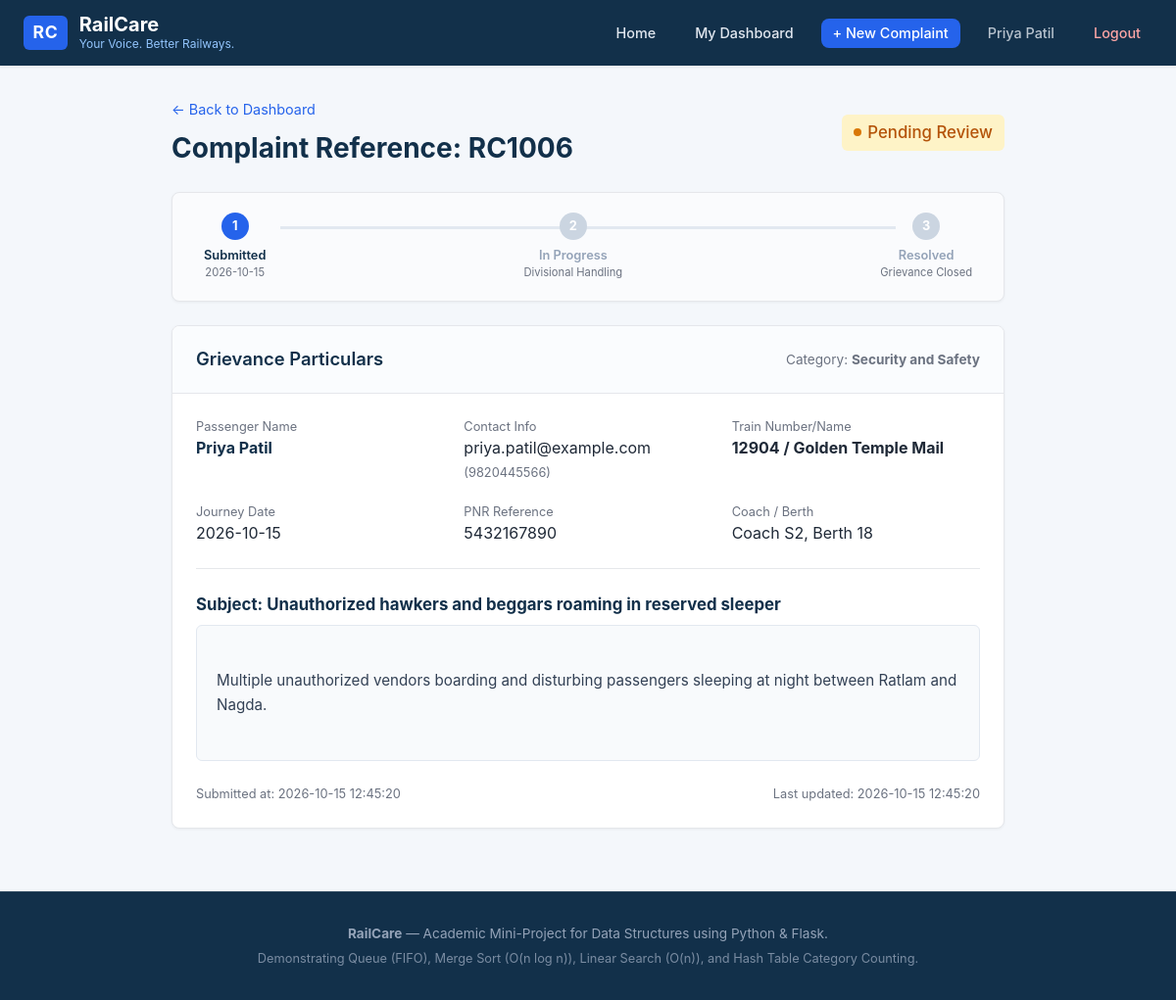
The app's page /complaints/track/RC1006 (signed in) with its own data.
### tables this page shows
CREATE TABLE users (
        id INTEGER PRIMARY KEY AUTOINCREMENT,
        full_name TEXT NOT NULL,
        email TEXT UNIQUE NOT NULL,
        mobile TEXT NOT NULL,
        password_hash TEXT NOT NULL,
        is_admin INTEGER DEFAULT 0,
        created_at DATETIME DEFAULT CURRENT_TIMESTAMP
    );

CREATE TABLE complaints (
        id INTEGER PRIMARY KEY AUTOINCREMENT,
        complaint_id TEXT UNIQUE NOT NULL,
        user_id INTEGER NOT NULL,
        train_number TEXT NOT NULL,
        pnr_number TEXT,
        journey_date DATE NOT NULL,
        category TEXT NOT NULL,
        subject TEXT NOT NULL,
        description TEXT NOT NULL,
        location TEXT,
        status TEXT NOT NULL CHECK(status IN ('Pending', 'In Progress', 'Resolved')),
        created_at DATETIME DEFAULT CURRENT_TIMESTAMP,
        updated_at DATETIME DEFAULT CURRENT_TIMESTAMP,
        FOREIGN KEY (user_id) REFERENCES users (id) ON DELETE CASCADE
    );

### routes/complaints.py (the view)
@complaints_bp.route('/track/<complaint_id>')
def track_complaint(complaint_id):
    if 'user_id' not in session:
        flash('Please log in to track your complaint.', 'warning')
        return redirect(url_for('auth.login'))
    conn = get_db()
    cursor = conn.cursor()
    cursor.execute("""
        SELECT c.*, u.full_name as passenger_name, u.email as passenger_email, u.mobile as passenger_mobile
        FROM complaints c
        JOIN users u ON c.user_id = u.id
        WHERE c.complaint_id = ?;
    """, (complaint_id,))
    row = cursor.fetchone()
    conn.close()
    if not row:
        flash(f'Complaint with ID "{complaint_id}" was not found.', 'danger')
        if session.get('is_admin'):
            return redirect(url_for('admin.dashboard'))
        return redirect(url_for('user.dashboard'))
    complaint = dict(row)
    if not session.get('is_admin') and complaint['user_id'] != session['user_id']:
        flash('Access denied. You can only view complaints filed under your account.', 'danger')
        return redirect(url_for('user.dashboard'))
    return render_template('complaint_details.html', complaint=complaint, is_admin=session.get('is_admin', False))

### database.py (called while the page is built)
def get_db():
    if not os.path.exists(Config.INSTANCE_DIR):
        os.makedirs(Config.INSTANCE_DIR, exist_ok=True)
    conn = sqlite3.connect(Config.DATABASE)
    conn.row_factory = sqlite3.Row
    conn.execute("PRAGMA foreign_keys = ON;")
    return conn

### templates/complaint_details.html (shortened to what this page needs)
{% extends 'base.html' %}
{% block content %}
<div style="max-width: 850px; margin: 0 auto;">
  <div style="display: flex; justify-content: space-between; align-items: center; margin-bottom: 1.5rem; flex-wrap: wrap; gap: 1rem;">
    <div>
      <a href="{% if is_admin %}{{ url_for('admin.dashboard') }}{% else %}{{ url_for('user.dashboard') }}{% endif %}" style="color: var(--color-secondary); text-decoration: none; font-size: 0.9rem;">
        &larr; Back to Dashboard
      </a>
      <h1 style="font-size: 1.75rem; color: var(--color-primary); margin-top: 0.4rem; font-weight: 700;">
        Complaint Reference: {{ complaint.complaint_id }}
      </h1>
    </div>
    <div>
      {% if complaint.status == 'Pending' %}
        <span class="status-indicator status-pending" style="font-size: 1.05rem; padding: 0.35rem 0.75rem; background: #FEF3C7; border-radius: 6px;">
          <span class="status-dot"></span> Pending Review
        </span>
      {% elif complaint.status == 'In Progress' %}
        <span class="status-indicator status-in-progress" style="font-size: 1.05rem; padding: 0.35rem 0.75rem; background: #DBEAFE; border-radius: 6px;">
          <span class="status-dot"></span> In Progress
        </span>
      {% else %}
        <span class="status-indicator status-resolved" style="font-size: 1.05rem; padding: 0.35rem 0.75rem; background: #DCFCE7; border-radius: 6px;">
          <span class="status-dot"></span> Resolved
        </span>
      {% endif %}
    </div>
  </div>
  <div class="card" style="margin-bottom: 1.5rem; background: #FAFBFD;">
    <div class="card-body" style="padding: 1.25rem 2rem;">
      <div style="display: flex; justify-content: space-between; position: relative;">
        <div style="position: absolute; top: 14px; left: 10%; right: 10%; height: 3px; background: #E2E8F0; z-index: 1;"></div>
        <div style="position: relative; z-index: 3; text-align: center;">
          <div style="width: 28px; height: 28px; border-radius: 50%; background: var(--color-secondary); color: white; display: flex; align-items: center; justify-content: center; margin: 0 auto 0.4rem auto; font-size: 0.8rem; font-weight: bold;">
            1
          </div>
          <div style="font-size: 0.8rem; font-weight: 600; color: var(--color-primary);">Submitted</div>
          <div style="font-size: 0.7rem; color: var(--color-text-muted);">{{ complaint.created_at[:10] }}</div>
        </div>
        <div style="position: relative; z-index: 3; text-align: center;">
          <div style="width: 28px; height: 28px; border-radius: 50%; background: {% if complaint.status in ['In Progress', 'Resolved'] %}var(--color-secondary){% else %}#CBD5E1{% endif %}; color: white; display: flex; align-items: center; justify-content: center; margin: 0 auto 0.4rem auto; font-size: 0.8rem; font-weight: bold;">
            2
          </div>
          <div style="font-size: 0.8rem; font-weight: 600; color: {% if complaint.status in ['In Progress', 'Resolved'] %}var(--color-primary){% else %}#94A3B8{% endif %};">In Progress</div>
          <div style="font-size: 0.7rem; color: var(--color-text-muted);">Divisional Handling</div>
        </div>
        <div style="position: relative; z-index: 3; text-align: center;">
          <div style="width: 28px; height: 28px; border-radius: 50%; background: {% if complaint.status == 'Resolved' %}var(--color-success){% else %}#CBD5E1{% endif %}; color: white; display: flex; align-items: center; justify-content: center; margin: 0 auto 0.4rem auto; font-size: 0.8rem; font-weight: bold;">
            3
          </div>
          <div style="font-size: 0.8rem; font-weight: 600; color: {% if complaint.status == 'Resolved' %}var(--color-success){% else %}#94A3B8{% endif %};">Resolved</div>
          <div style="font-size: 0.7rem; color: var(--color-text-muted);">Grievance Closed</div>
        </div>
      </div>
    </div>
  </div>
  <div class="card">
    <div class="card-header">
      <h3>Grievance Particulars</h3>
      <span style="font-size: 0.85rem; color: var(--color-text-muted);">
        Category: <strong>{{ complaint.category }}</strong>
      </span>
    </div>
    <div class="card-body">
      <div style="display: grid; grid-template-columns: repeat(auto-fit, minmax(220px, 1fr)); gap: 1.25rem; margin-bottom: 1.5rem; padding-bottom: 1.5rem; border-bottom: 1px solid var(--color-border);">
        <div>
          <span style="font-size: 0.8rem; color: var(--color-text-muted); display: block;">Passenger Name</span>
          <strong style="color: var(--color-primary);">{{ complaint.passenger_name }}</strong>
        </div>
        <div>
          <span style="font-size: 0.8rem; color: var(--color-text-muted); display: block;">Contact Info</span>
          <span>{{ complaint.passenger_email }}</span>
          {% if complaint.passenger_mobile %}<span style="color: var(--color-text-muted); font-size: 0.8rem;">({{ complaint.passenger_mobile }})</span>{% endif %}
        </div>
        <div>
          <span style="font-size: 0.8rem; color: var(--color-text-muted); display: block;">Train Number/Name</span>
          <strong>{{ complaint.train_number }}</strong>
        </div>
        <div>
          <span style="font-size: 0.8rem; color: var(--color-text-muted); display: block;">Journey Date</span>
          <span>{{ complaint.journey_date }}</span>
        </div>
        <div>
          <span style="font-size: 0.8rem; color: var(--color-text-muted); display: block;">PNR Reference</span>
          <span>{{ complaint.pnr_number or 'Not Provided' }}</span>
        </div>
        <div>
          <span style="font-size: 0.8rem; color: var(--color-text-muted); display: block;">Coach / Berth</span>
          <span>{{ complaint.location or 'Not Specified' }}</span>
        </div>
      </div>
      <div style="margin-bottom: 1.5rem;">
        <h4 style="font-size: 1.05rem; color: var(--color-primary); margin-bottom: 0.5rem;">
          Subject: {{ complaint.subject }}
        </h4>
        <div style="background-color: #F8FAFC; border: 1px solid #E2E8F0; border-radius: 6px; padding: 1.25rem; white-space: pre-wrap; font-size: 0.95rem; line-height: 1.6; color: #334155;">
{{ complaint.description }}
        </div>
      </div>
      <div style="font-size: 0.8rem; color: var(--color-text-muted); display: flex; justify-content: space-between; flex-wrap: wrap;">
        <span>Submitted at: {{ complaint.created_at }}</span>
        <span>Last updated: {{ complaint.updated_at }}</span>
      </div>
    </div>
  </div>
</div>
{% endblock %}

### templates/base.html (shortened to what this page needs)
<!DOCTYPE html>
<html lang="en">
<head>
  <link rel="stylesheet" href="{{ url_for('static', filename='css/style.css') }}">
</head>
<body>
  <header class="navbar">
    <div class="navbar-container">
      <a href="{{ url_for('index') }}" class="brand-link">
        <span class="brand-logo-badge">RC</span>
        <div class="brand-text">
          <h1>RailCare</h1>
          <p>Your Voice. Better Railways.</p>
        </div>
      </a>
      <nav>
        <ul class="nav-menu">
          <li><a href="{{ url_for('index') }}" class="nav-link">Home</a></li>
          {% if session.get('user_id') %}
            {% if session.get('is_admin') %}
              <li><a href="{{ url_for('admin.dashboard') }}" class="nav-link">Admin Dashboard</a></li>
            {% else %}
              <li><a href="{{ url_for('user.dashboard') }}" class="nav-link">My Dashboard</a></li>
              <li><a href="{{ url_for('complaints.register_complaint') }}" class="nav-link nav-btn-primary">+ New Complaint</a></li>
            {% endif %}
            <li><span class="nav-link" style="opacity: 0.8;">{{ session.get('user_name') }}</span></li>
            <li><a href="{{ url_for('auth.logout') }}" class="nav-link" style="color: #FCA5A5;">Logout</a></li>
          {% else %}
            <li><a href="{{ url_for('auth.login') }}" class="nav-link">Passenger Login</a></li>
            <li><a href="{{ url_for('auth.register') }}" class="nav-link nav-btn-primary">Register</a></li>
            <li><a href="{{ url_for('auth.admin_login') }}" class="nav-link" style="color: #93C5FD;">Admin Portal</a></li>
          {% endif %}
        </ul>
      </nav>
    </div>
  </header>
  <main class="container">
    {% block content %}{% endblock %}
  </main>
  <footer class="footer">
    <div class="footer-container">
      <p><strong>RailCare</strong> — Academic Mini-Project for Data Structures using Python & Flask.</p>
      <p style="margin-top: 0.4rem; font-size: 0.8rem; opacity: 0.8;">
        Demonstrating Queue (FIFO), Merge Sort (O(n log n)), Linear Search (O(n)), and Hash Table Category Counting.
      </p>
    </div>
  </footer>
</body>
</html>

### static/css/style.css (style rules this page uses)
:root { --color-primary: #12304A; --color-primary-hover: #0c2033; --color-secondary: #2563EB; --color-secondary-hover: #1d4ed8; --color-bg: #F4F7FB; --color-card: #FFFFFF; --color-text: #1F2937; --color-text-muted: #6B7280; --color-border: #E5E7EB; --color-success: #16A34A; --color-warning: #D97706; --color-info: #0284C7; --color-danger: #DC2626; --font-family: -apple-system, BlinkMacSystemFont, "Segoe UI", Roboto, Oxygen, Ubuntu, Cantarell, "Helvetica Neue", sans-serif; --radius: 8px; }
*, *::before, *::after { box-sizing: border-box; margin: 0; padding: 0; }
body { font-family: var(--font-family); background-color: var(--color-bg); color: var(--color-text); line-height: 1.5; min-height: 100vh; display: flex; flex-direction: column; }
.navbar { background-color: var(--color-primary); color: #ffffff; padding: 0.85rem 1.5rem; box-shadow: 0 1px 3px rgba(0, 0, 0, 0.1); }
.navbar-container { max-width: 1200px; margin: 0 auto; display: flex; justify-content: space-between; align-items: center; }
.brand-link { display: flex; align-items: center; gap: 0.75rem; text-decoration: none; color: #ffffff; }
.brand-logo-badge { background: var(--color-secondary); color: #ffffff; font-weight: 700; font-size: 1.1rem; padding: 0.25rem 0.6rem; border-radius: 6px; letter-spacing: 0.5px; }
.brand-text h1 { font-size: 1.25rem; font-weight: 700; line-height: 1.1; color: #ffffff; }
.brand-text p { font-size: 0.75rem; color: #93C5FD; }
.nav-menu { display: flex; align-items: center; gap: 1rem; list-style: none; }
.nav-link { color: #E2E8F0; text-decoration: none; font-size: 0.9rem; font-weight: 500; padding: 0.4rem 0.75rem; border-radius: var(--radius); transition: background-color 0.15s, color 0.15s; }
.nav-btn-primary { background-color: var(--color-secondary); color: #ffffff !important; }
.container { max-width: 1200px; margin: 0 auto; padding: 2rem 1.25rem; flex: 1; }
.card { background: var(--color-card); border-radius: var(--radius); border: 1px solid var(--color-border); box-shadow: 0 1px 3px rgba(0, 0, 0, 0.05); margin-bottom: 2rem; overflow: hidden; }
.card-header { padding: 1.25rem 1.5rem; border-bottom: 1px solid var(--color-border); background-color: #FAFCFE; display: flex; justify-content: space-between; align-items: center; flex-wrap: wrap; gap: 1rem; }
.card-header h2, .card-header h3 { font-size: 1.15rem; font-weight: 600; color: var(--color-primary); }
.card-body { padding: 1.5rem; }
.status-indicator { display: inline-flex; align-items: center; gap: 0.4rem; font-size: 0.85rem; font-weight: 500; }
.status-dot { width: 8px; height: 8px; border-radius: 50%; display: inline-block; }
.status-pending .status-dot { background-color: var(--color-warning); }
.status-pending { color: #B45309; }
.footer { background-color: var(--color-primary); color: #94A3B8; padding: 2rem 1.5rem; font-size: 0.85rem; text-align: center; border-top: 1px solid rgba(255, 255, 255, 0.1); margin-top: auto; }

### records on screen
users: get "Priya Patil", passenger_name "Priya Patil", passenger_email "priya.patil@example.com", passenger_mobile "9820445566"
complaints: complaint_id "RC1006", created_at "2026-10-15", category "Security and Safety", train_number "12904 / Golden Temple Mail", journey_date "2026-10-15", pnr_number "5432167890", location "Coach S2, Berth 18", subject "Unauthorized hawkers and beggars roaming in reserved sleeper", description "Multiple unauthorized vendors boarding and disturbing passengers sleeping at night between Ratlam and Nagda.", created_at "2026-10-15 12:45:20", updated_at "2026-10-15 12:45:20"
